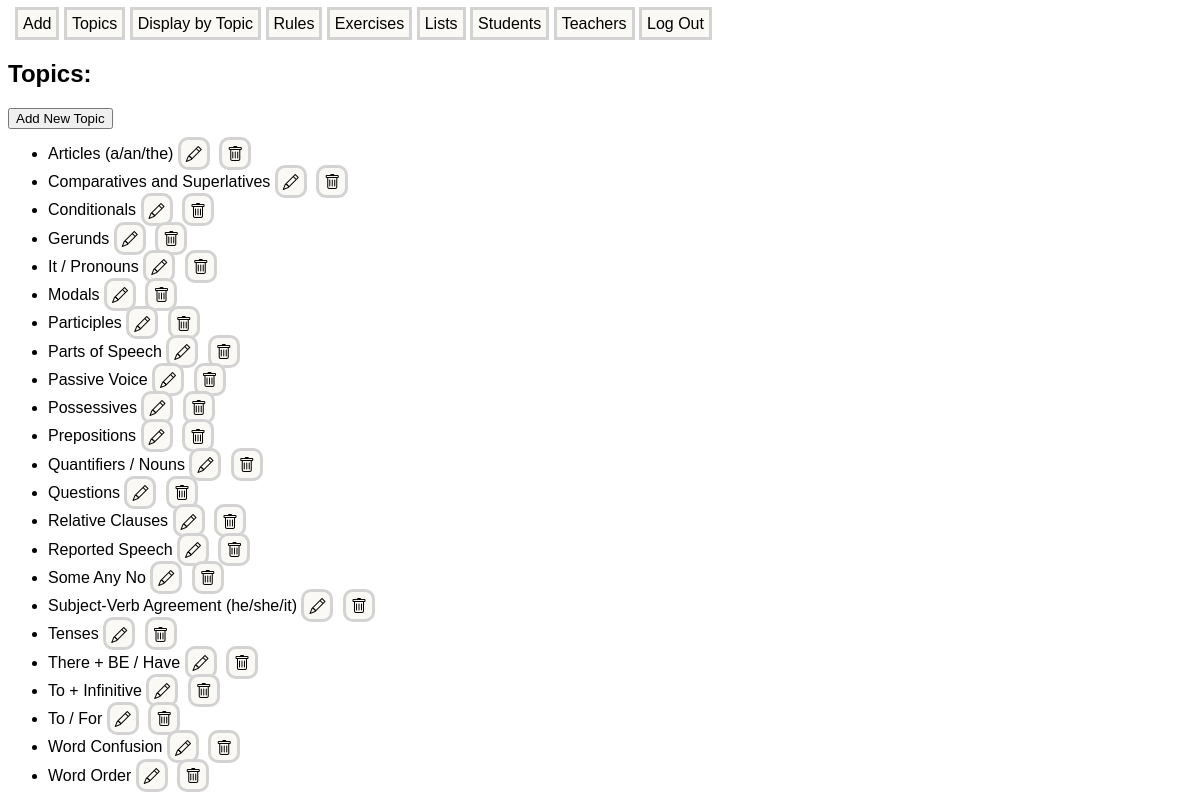
The app's page /topics with its own data.
### models.py (models this page shows)
class Topic(db.Model):
    id = db.Column(db.Integer, primary_key = True)
    topic_name = db.Column(db.String(200), index = True, unique = True, nullable = False)
    topic_errors = db.relationship('ErrorTopic', backref = "topic", lazy = 'joined', cascade = 'all, delete-orphan')
    topic_rules = db.relationship('RuleTopic', backref = 'topic', lazy = 'joined', cascade = 'all, delete-orphan')

### app.py (the view)
@app.route('/topics')
def topics():
    topics = Topic.query.order_by(Topic.topic_name).all()
    edit_topic_form = EditTopicForm()
    add_topic_form = EditTopicForm()
    return render_template('topics.html', topics=topics, edit_topic_form=edit_topic_form, add_topic_form=add_topic_form)

### templates/topics.html (shortened to what this page needs)
{% extends "base.html" %}
{% block content %}
<h2>Topics:</h2>
<button onclick="showForm('add-topic-form')">Add New Topic</button>
<ul>
{% for topic in topics %}
    <li class="topic-list-items">
        {{ topic.topic_name }}
        <a class="manage-link edit-icon" href="#" onclick="showForm('form-cell-{{ topic.id }}')"
        title="Edit"></a>
        <a class="manage-link trash-icon" href="{{ url_for('delete_topic', topic_id=topic.id) }}"
        onclick="return confirmTopicDelete();" title="Delete"></a>
    </li>
{% endfor %}
</ul>
{% endblock %}

### static/styles.css (style rules this page uses)
body { font-family: sans-serif; }
.manage-link { font-size: 16px; text-decoration: none; color: black; background-color: #FAF9F6; border: solid lightgray; border-radius: 10px; padding: 5px; margin-right: 5px; }
li { margin: 10px 0; }
.edit-icon::before { font-family: "bootstrap-icons"; content: "\f4cb"; display: inline-block; vertical-align: middle; text-align: center; }
.trash-icon::before { font-family: "bootstrap-icons"; content: "\f5de"; display: inline-block; vertical-align: middle; }

### records on screen
Topic: topic_name "Articles (a/an/the)"
Topic: topic_name "Comparatives and Superlatives"
Topic: topic_name "Conditionals"
Topic: topic_name "Gerunds"
Topic: topic_name "It / Pronouns"
Topic: topic_name "Modals"
Topic: topic_name "Participles"
Topic: topic_name "Parts of Speech"
Topic: topic_name "Passive Voice"
Topic: topic_name "Possessives"
Topic: topic_name "Prepositions"
Topic: topic_name "Quantifiers / Nouns"
Topic: topic_name "Questions"
Topic: topic_name "Relative Clauses"
Topic: topic_name "Reported Speech"
Topic: topic_name "Some Any No"
Topic: topic_name "Subject-Verb Agreement (he/she/it)"
Topic: topic_name "Tenses"
Topic: topic_name "There + BE / Have"
Topic: topic_name "To + Infinitive"
Topic: topic_name "To / For"
Topic: topic_name "Word Confusion"
Topic: topic_name "Word Order"
